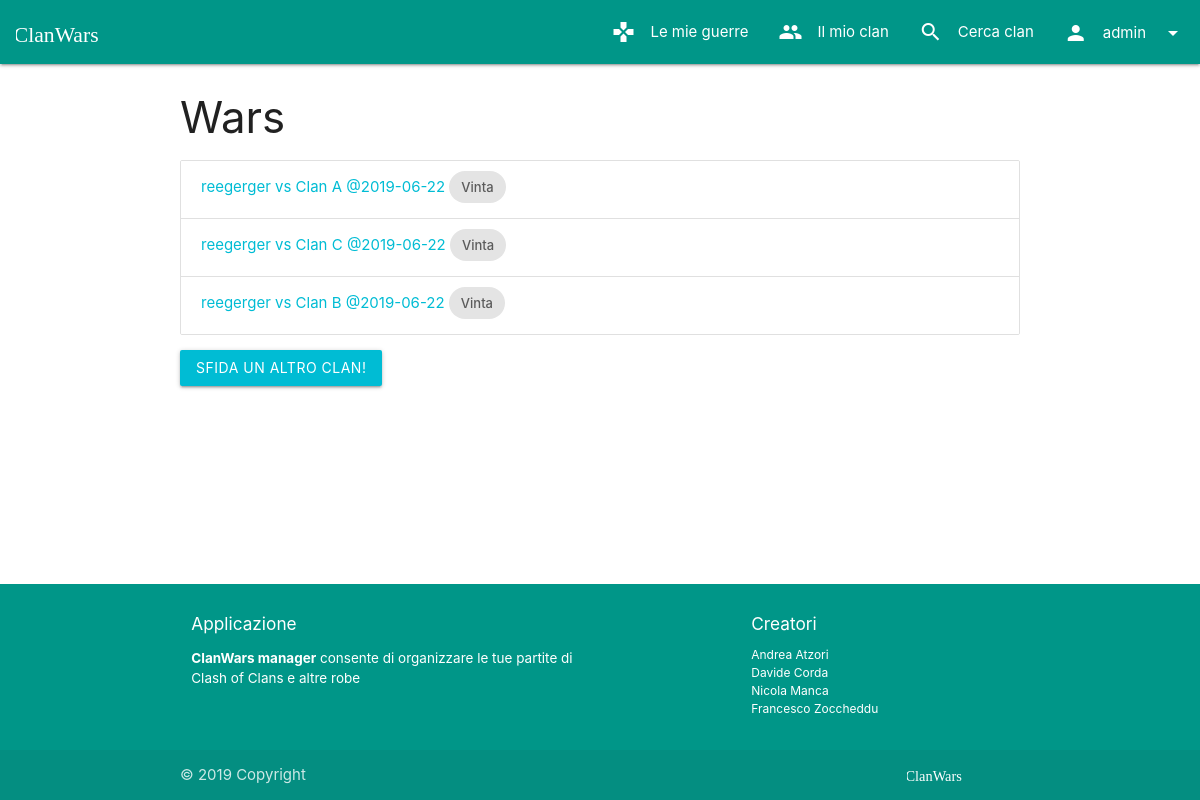
/ (signed in), run on an earlier commit of the app's database.
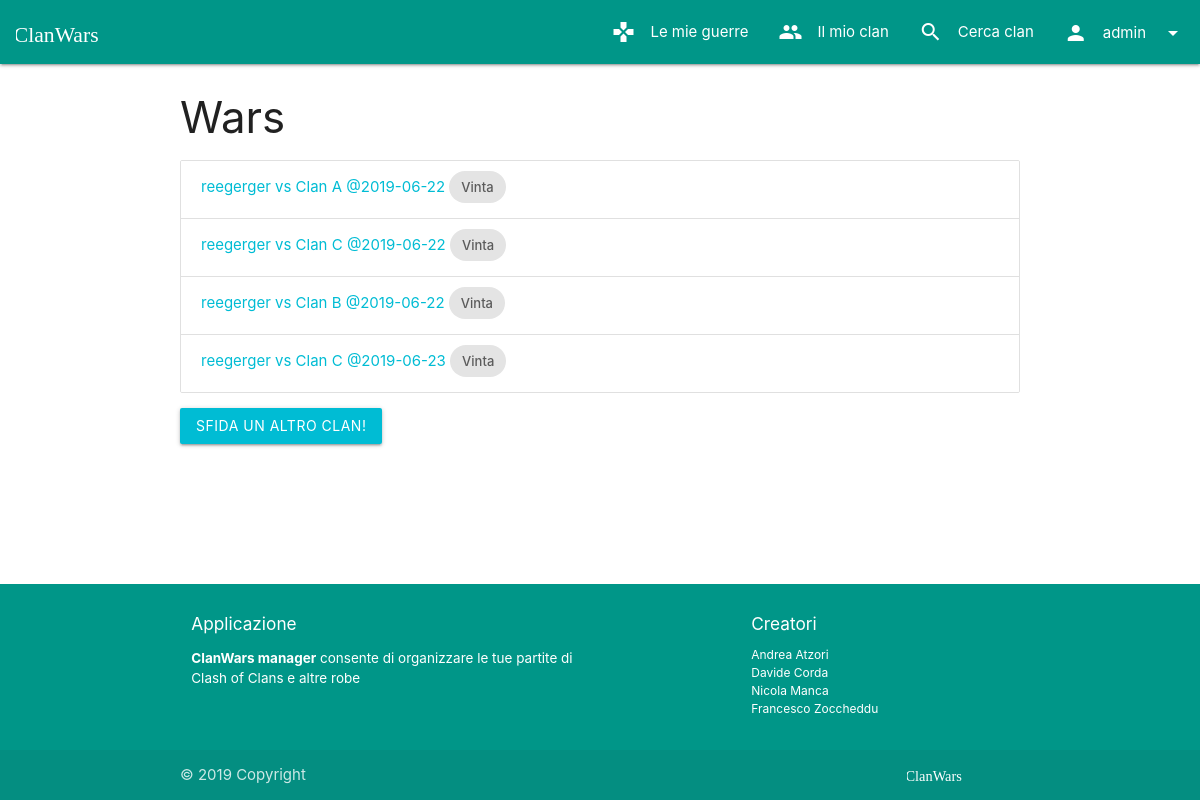
And on a later commit of the database.
### manager/models.py (models this page shows, shortened)
class War(models.Model):
    allyClan = models.ForeignKey(Clan, on_delete=models.CASCADE, related_name="wars", null=False, blank=False)
    enemyClanName = models.TextField(max_length=30)
    date = models.DateField()
    def get_absolute_url(self):
        return reverse("wars_details", kwargs={'pk': self.pk})
    def won(self):
        battles = self.battles.all()
        return True
    def __str__(self):
        return f"{self.allyClan.name} vs {self.enemyClanName} @{self.date}"

class Clan(models.Model):
    name = models.CharField(max_length=30)
    clanMaster = models.OneToOneField(User, on_delete=models.CASCADE, related_name="+", null=False, blank=False)
    maxMembers = models.PositiveSmallIntegerField(default=20, validators=[MinValueValidator(1), MaxValueValidator(50)])
    def get_absolute_url(self):
        return reverse("clans_details", kwargs={'pk': self.pk})

### manager/views/home.py (the view)
# urls.py: path(r'', HomeDispatcherView.as_view(), name='home'),
class HomeDispatcherView(View):
    def dispatch(self, request, **kwargs):
        if request.user.is_authenticated and request.user.clan is not None:
            return WarListView.as_view()(request, **kwargs)
        else:
            return render(request, 'home/homepage.html')

### manager/templatetags/postlinks.py (called while the page is built)
@register.inclusion_tag("commons/tags/hiddenform.html")
def hiddenform():
    return {"id": _form_id, "action": "."}

### manager/templatetags/toasts.py (called while the page is built)
@register.simple_tag()
def toast_if(condition, message, icon=None):
    return mark_safe(render_to_string("commons/tags/toast.html", toast(message, icon)) if condition else "")

### manager/views/wars.py (called while the page is built)
    def get_queryset(self):
        if self.request.user.clan is None:
            raise PermissionDenied()
        return self.request.user.clan.wars.all()

### manager/templates/wars/list.html (shortened to what this page needs)
{% extends 'base.html' %}
{% block content %}
{% if user.is_authenticated %}
<h3>Wars</h3>
<div class="collection">
    {% for war in wars %}
    <a class="collection-item" href={{war.get_absolute_url}}>
        {{war}}
        {% if war.won %}
        <div class="chip">
            Vinta
        </div>
        {% endif %}
    </a>
    {% endfor %}
</div>
{% else %}
<p>You are not logged in</p>
<a href="{% url 'user_login' %}">login</a> |
<a href="{% url 'user_signup' %}">signup</a> |
{% endif %}
<a class = "btn waves-effect" href="{% url 'clans_list' %}">Sfida un altro clan!</a>
{% load toasts %}
{% endblock %}

What changed in the data, as far as the page shows it:
added War: allyClan+enemyClanName+date "reegerger vs Clan C @2019-06-23", shows "Vinta"
